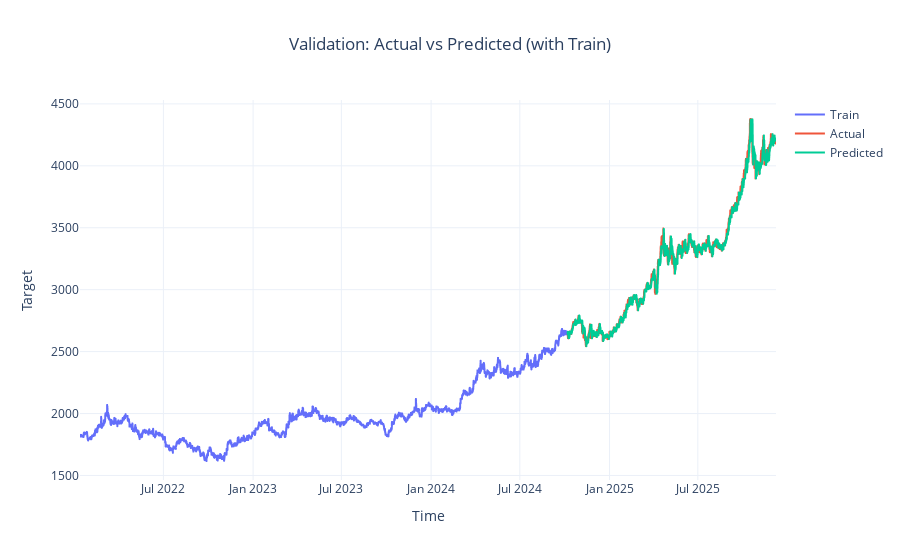

Write notebook code for a chart like this one.
### Code cell
y_train_s = pd.Series(y_train, index=y_train.index)
y_val_s = pd.Series(y_val, index=y_val.index)
y_val_pred_s = pd.Series(y_val_pred, index=y_val.index)

df_train = pd.DataFrame({'time': y_train_s.index, 'series': 'Train', 'value': y_train_s.values})
df_actual = pd.DataFrame({'time': y_val_s.index, 'series': 'Actual', 'value': y_val_s.values})
df_pred = pd.DataFrame({'time': y_val_pred_s.index, 'series': 'Predicted', 'value': y_val_pred_s.values})

df_plot = pd.concat([df_train, df_actual, df_pred], axis=0, ignore_index=True)

fig1 = px.line(
    df_plot,
    x='time', y='value', color='series',
    title='Validation: Actual vs Predicted (with Train)',
    labels={'time': 'Time', 'value': 'Target', 'series': 'Series'},
)
fig1.update_layout(template='plotly_white', legend=dict(title=None), title_x=0.5)
fig1.show()

### Figure 1 — Plotly figure (JSON) as saved in the notebook; plotly's stock layout.template omitted (floating-point values rounded to 4 significant figures; data arrays with more than 128 entries replaced by an {"elided": "..."} marker saying what was removed)
{"data": [{"hovertemplate": "Series=Train<br>Time=%{x}<br>Target=%{y}<extra></extra>", "legendgroup": "Train", "line": {"color": "#636efa", "dash": "solid"}, "marker": {"symbol": "circle"}, "mode": "lines", "name": "Train", "showlegend": true, "type": "scattergl", "x": {"elided": "16161 str values"}, "xaxis": "x", "y": {"elided": "16161 float values"}, "yaxis": "y"}, {"hovertemplate": "Series=Actual<br>Time=%{x}<br>Target=%{y}<extra></extra>", "legendgroup": "Actual", "line": {"color": "#EF553B", "dash": "solid"}, "marker": {"symbol": "circle"}, "mode": "lines", "name": "Actual", "showlegend": true, "type": "scattergl", "x": {"elided": "6927 str values"}, "xaxis": "x", "y": {"elided": "6927 float values"}, "yaxis": "y"}, {"hovertemplate": "Series=Predicted<br>Time=%{x}<br>Target=%{y}<extra></extra>", "legendgroup": "Predicted", "line": {"color": "#00cc96", "dash": "solid"}, "marker": {"symbol": "circle"}, "mode": "lines", "name": "Predicted", "showlegend": true, "type": "scattergl", "x": {"elided": "6927 str values"}, "xaxis": "x", "y": {"elided": "6927 float values"}, "yaxis": "y"}], "layout": {"legend": {"title": {}, "tracegroupgap": 0}, "title": {"text": "Validation: Actual vs Predicted (with Train)", "x": 0.5}, "xaxis": {"anchor": "y", "domain": [0, 1], "title": {"text": "Time"}}, "yaxis": {"anchor": "x", "domain": [0, 1], "title": {"text": "Target"}}}}
